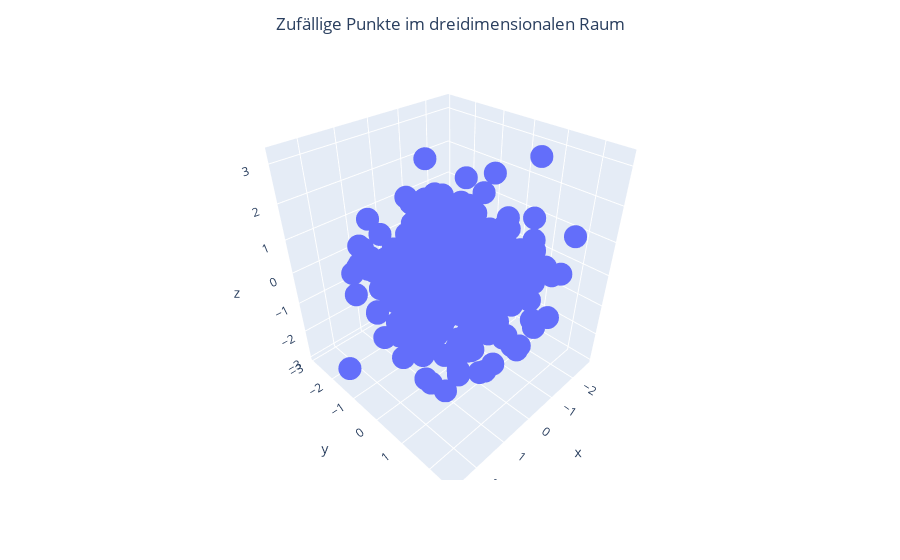

This figure's notebook cell:
### Markdown cell above
## 3D-Grafiken

### Code cell
n = 400
x = np.random.randn(n)
y = np.random.randn(n)
z = np.random.randn(n)
value = np.sqrt(x*x + y*y + z*z)

fig = px.scatter_3d(x=x, y=y, z=z)
fig.update_layout(title='Zufällige Punkte im dreidimensionalen Raum',
                title_x=0.5
)
fig.show()

### Figure 1 — Plotly figure (JSON) as saved in the notebook; plotly's stock layout.template omitted (floating-point values rounded to 4 significant figures; data arrays with more than 128 entries replaced by an {"elided": "..."} marker saying what was removed)
{"data": [{"hovertemplate": "x=%{x}<br>y=%{y}<br>z=%{z}<extra></extra>", "legendgroup": "", "marker": {"color": "#636efa", "symbol": "circle"}, "mode": "markers", "name": "", "scene": "scene", "showlegend": false, "type": "scatter3d", "x": {"elided": "400 float values"}, "y": {"elided": "400 float values"}, "z": {"elided": "400 float values"}}], "layout": {"legend": {"tracegroupgap": 0}, "margin": {"t": 60}, "scene": {"domain": {"x": [0, 1], "y": [0, 1]}, "xaxis": {"title": {"text": "x"}}, "yaxis": {"title": {"text": "y"}}, "zaxis": {"title": {"text": "z"}}}, "title": {"text": "Zufällige Punkte im dreidimensionalen Raum", "x": 0.5}}}
